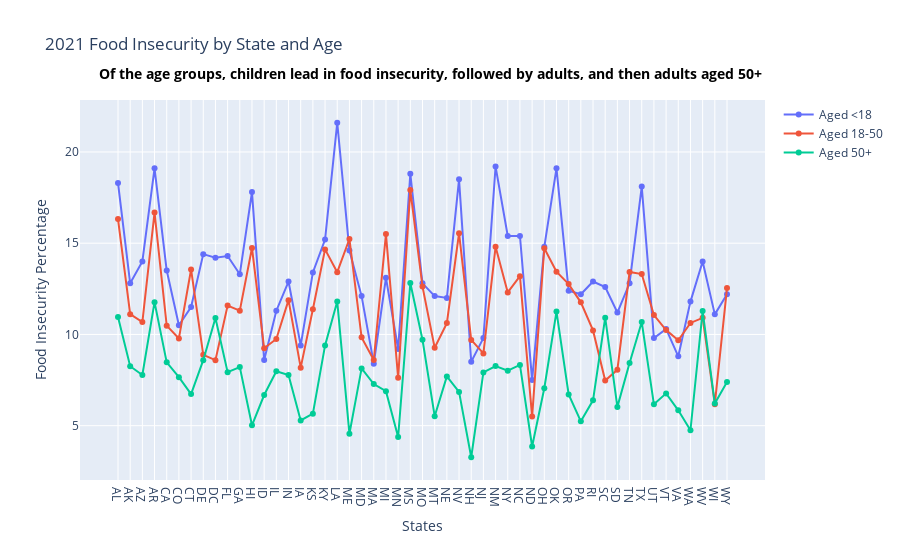

Source (notebook cell):
### Markdown cell above
### 2021 Food Insecure Percentages by Age Group by State

### Code cell
import plotly.graph_objects as go 

fig = go.Figure()

fig.add_trace(go.Scatter(x=mmg_2021['State'], y=mmg_2021['Food Insecure <18 Rate'], mode='lines+markers', name='Aged <18'))

fig.add_trace(go.Scatter(x=mmg_2021['State'], y=mmg_2021['Food Insecure 18 - 50 Rate'], mode='lines+markers', name='Aged 18-50'))

fig.add_trace(go.Scatter(x=mmg_2021['State'], y=mmg_2021['Food Insecure 50+ Rate'], mode='lines+markers', name='Aged 50+'))



# Update layout to create the dual-axis effect

# correlation_text_lo_temp = go.layout.Annotation(
#     text="PDI to Global Temp Change Correlation: .53",
#     x=1950,
#     y=1,
#     showarrow=False,
#     xanchor="left",
#     xshift=10,
#     font=dict(size=14, color = 'blue')
# )
# fig.add_annotation(correlation_text_lo_temp)

kicker = go.layout.Annotation(
     text="<b>Of the age groups, children lead in food insecurity, followed by adults, and then adults aged 50+<b>",
     x=.01,
     y=1.1,
     xref = 'paper',
     yref = 'paper',
     showarrow=False,
     xanchor="left",
     xshift=10,
     font=dict(size=14,color ='black')
 )
fig.add_annotation(kicker)

# fig.update_layout(
#     title='Hurricane PDI Avg vs Global and Sea Temp Difference from 30yr Avg',
#     xaxis=dict(title='Year', tickmode='array', tickvals= ticks, ticktext=ticks),
#     yaxis=dict(title='Temperature Change from 30yr Avg', side='left', showgrid=False, zeroline=False, color = 'black'),
#     yaxis2=dict(title='Year Avg PDI', side='right', overlaying='y', showgrid=False, zeroline=False, color = 'red'),
# )

fig.update_layout(
    title ='2021 Food Insecurity by State and Age',
    yaxis = dict(title = 'Food Insecurity Percentage'),
    xaxis=dict(
        title = 'States',
        tickmode='array',
        tickvals=mmg_2021['State'],
        ticktext=mmg_2021['State'] 
    )
)


fig.show()

### Figure 1 — Plotly figure (JSON) as saved in the notebook; plotly's stock layout.template omitted (floating-point values rounded to 4 significant figures)
{"data": [{"mode": "lines+markers", "name": "Aged <18", "type": "scatter", "x": ["AL", "AK", "AZ", "AR", "CA", "CO", "CT", "DE", "DC", "FL", "GA", "HI", "ID", "IL", "IN", "IA", "KS", "KY", "LA", "ME", "MD", "MA", "MI", "MN", "MS", "MO", "MT", "NE", "NV", "NH", "NJ", "NM", "NY", "NC", "ND", "OH", "OK", "OR", "PA", "RI", "SC", "SD", "TN", "TX", "UT", "VT", "VA", "WA", "WV", "WI", "WY"], "y": [18.3, 12.8, 14, 19.1, 13.5, 10.5, 11.5, 14.4, 14.2, 14.3, 13.3, 17.8, 8.6, 11.3, 12.9, 9.4, 13.4, 15.2, 21.6, 14.6, 12.1, 8.4, 13.1, 9.2, 18.8, 12.8, 12.1, 12, 18.5, 8.5, 9.8, 19.2, 15.4, 15.4, 7.5, 14.8, 19.1, 12.4, 12.2, 12.9, 12.6, 11.2, 12.8, 18.1, 9.8, 10.3, 8.8, 11.8, 14, 11.1, 12.2]}, {"mode": "lines+markers", "name": "Aged 18-50", "type": "scatter", "x": ["AL", "AK", "AZ", "AR", "CA", "CO", "CT", "DE", "DC", "FL", "GA", "HI", "ID", "IL", "IN", "IA", "KS", "KY", "LA", "ME", "MD", "MA", "MI", "MN", "MS", "MO", "MT", "NE", "NV", "NH", "NJ", "NM", "NY", "NC", "ND", "OH", "OK", "OR", "PA", "RI", "SC", "SD", "TN", "TX", "UT", "VT", "VA", "WA", "WV", "WI", "WY"], "y": [16.32, 11.11, 10.68, 16.68, 10.48, 9.78, 13.56, 8.88, 8.59, 11.58, 11.3, 14.74, 9.24, 9.75, 11.88, 8.18, 11.38, 14.66, 13.41, 15.23, 9.84, 8.6, 15.5, 7.62, 17.91, 12.62, 9.27, 10.62, 15.55, 9.7, 8.96, 14.8, 12.3, 13.19, 5.5, 14.72, 13.44, 12.76, 11.76, 10.22, 7.47, 8.07, 13.42, 13.31, 11.06, 10.24, 9.68, 10.63, 10.91, 6.18, 12.54]}, {"mode": "lines+markers", "name": "Aged 50+", "type": "scatter", "x": ["AL", "AK", "AZ", "AR", "CA", "CO", "CT", "DE", "DC", "FL", "GA", "HI", "ID", "IL", "IN", "IA", "KS", "KY", "LA", "ME", "MD", "MA", "MI", "MN", "MS", "MO", "MT", "NE", "NV", "NH", "NJ", "NM", "NY", "NC", "ND", "OH", "OK", "OR", "PA", "RI", "SC", "SD", "TN", "TX", "UT", "VT", "VA", "WA", "WV", "WI", "WY"], "y": [10.96, 8.26, 7.78, 11.77, 8.47, 7.66, 6.73, 8.59, 10.9, 7.93, 8.21, 5.02, 6.68, 7.98, 7.78, 5.29, 5.66, 9.4, 11.8, 4.56, 8.14, 7.28, 6.89, 4.38, 12.82, 9.71, 5.52, 7.7, 6.85, 3.27, 7.92, 8.27, 8.01, 8.33, 3.86, 7.05, 11.25, 6.71, 5.24, 6.39, 10.92, 6.03, 8.43, 10.68, 6.17, 6.77, 5.84, 4.75, 11.28, 6.22, 7.39]}], "layout": {"annotations": [{"font": {"color": "black", "size": 14}, "showarrow": false, "text": "<b>Of the age groups, children lead in food insecurity, followed by adults, and then adults aged 50+<b>", "x": 0.01, "xanchor": "left", "xref": "paper", "xshift": 10, "y": 1.1, "yref": "paper"}], "title": {"text": "2021 Food Insecurity by State and Age"}, "xaxis": {"tickmode": "array", "ticktext": ["AL", "AK", "AZ", "AR", "CA", "CO", "CT", "DE", "DC", "FL", "GA", "HI", "ID", "IL", "IN", "IA", "KS", "KY", "LA", "ME", "MD", "MA", "MI", "MN", "MS", "MO", "MT", "NE", "NV", "NH", "NJ", "NM", "NY", "NC", "ND", "OH", "OK", "OR", "PA", "RI", "SC", "SD", "TN", "TX", "UT", "VT", "VA", "WA", "WV", "WI", "WY"], "tickvals": ["AL", "AK", "AZ", "AR", "CA", "CO", "CT", "DE", "DC", "FL", "GA", "HI", "ID", "IL", "IN", "IA", "KS", "KY", "LA", "ME", "MD", "MA", "MI", "MN", "MS", "MO", "MT", "NE", "NV", "NH", "NJ", "NM", "NY", "NC", "ND", "OH", "OK", "OR", "PA", "RI", "SC", "SD", "TN", "TX", "UT", "VT", "VA", "WA", "WV", "WI", "WY"], "title": {"text": "States"}}, "yaxis": {"title": {"text": "Food Insecurity Percentage"}}}}
